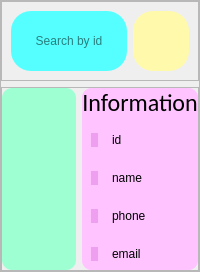
     <widget class="QFrame" name="left_container">
      <property name="sizePolicy">
       <sizepolicy hsizetype="MinimumExpanding" vsizetype="Preferred">
        <horstretch>0</horstretch>
        <verstretch>0</verstretch>
       </sizepolicy>
      </property>
      <property name="minimumSize">
       <size>
        <width>0</width>
        <height>0</height>
       </size>
      </property>
      <property name="maximumSize">
       <size>
        <width>800</width>
        <height>16777215</height>
       </size>
      </property>
      <property name="frameShape">
       <enum>QFrame::StyledPanel</enum>
      </property>
      <property name="frameShadow">
       <enum>QFrame::Raised</enum>
      </property>
      <layout class="QVBoxLayout" name="verticalLayout">
       <property name="leftMargin">
        <number>0</number>
       </property>
       <property name="topMargin">
        <number>0</number>
       </property>
       <property name="rightMargin">
        <number>0</number>
       </property>
       <property name="bottomMargin">
        <number>0</number>
       </property>
       <item>
        <widget class="QFrame" name="search_bar_container">
         <property name="sizePolicy">
          <sizepolicy hsizetype="Preferred" vsizetype="Maximum">
           <horstretch>0</horstretch>
           <verstretch>0</verstretch>
          </sizepolicy>
         </property>
         <property name="minimumSize">
          <size>
           <width>0</width>
           <height>80</height>
          </size>
         </property>
         <property name="maximumSize">
          <size>
           <width>16777215</width>
           <height>16777215</height>
          </size>
         </property>
         <property name="frameShape">
          <enum>QFrame::StyledPanel</enum>
         </property>
         <property name="frameShadow">
          <enum>QFrame::Raised</enum>
         </property>
         <layout class="QHBoxLayout" name="horizontalLayout_2">
          <item>
           <widget class="QLineEdit" name="search_input_field">
            <property name="sizePolicy">
             <sizepolicy hsizetype="Expanding" vsizetype="Minimum">
              <horstretch>0</horstretch>
              <verstretch>0</verstretch>
             </sizepolicy>
            </property>
            <property name="styleSheet">
             <string notr="true">font: 14pt &quot;Calibri&quot;; background-color:rgb(85, 255, 255); border-radius: 20px</string>
            </property>
            <property name="text">
             <string/>
            </property>
            <property name="alignment">
             <set>Qt::AlignCenter</set>
            </property>
            <property name="placeholderText">
             <string>Search by id</string>
            </property>
            <property name="clearButtonEnabled">
             <bool>true</bool>
            </property>
           </widget>
          </item>
          <item>
           <widget class="QPushButton" name="search_button">
            <property name="sizePolicy">
             <sizepolicy hsizetype="Preferred" vsizetype="Minimum">
              <horstretch>0</horstretch>
              <verstretch>0</verstretch>
             </sizepolicy>
            </property>
            <property name="minimumSize">
             <size>
              <width>56</width>
              <height>0</height>
             </size>
            </property>
            <property name="styleSheet">
             <string notr="true">border-radius:20px; background-color:rgb(255, 250, 171)</string>
            </property>
            <property name="text">
             <string/>
            </property>
            <property name="icon">
             <iconset resource="icons.qrc">
              <normaloff>:/icons/icons/search.svg</normaloff>:/icons/icons/search.svg</iconset>
            </property>
            <property name="checkable">
             <bool>true</bool>
            </property>
            <property name="checked">
             <bool>true</bool>
            </property>
            <property name="autoDefault">
             <bool>false</bool>
            </property>
            <property name="default">
             <bool>false</bool>
            </property>
            <property name="flat">
             <bool>false</bool>
            </property>
           </widget>
          </item>
         </layout>
        </widget>
       </item>
       <item>
        <widget class="QFrame" name="search_result_container">
         <property name="frameShape">
          <enum>QFrame::StyledPanel</enum>
         </property>
         <property name="frameShadow">
          <enum>QFrame::Raised</enum>
         </property>
         <layout class="QHBoxLayout" name="horizontalLayout_3">
          <property name="leftMargin">
           <number>0</number>
          </property>
          <property name="topMargin">
           <number>0</number>
          </property>
          <property name="rightMargin">
           <number>0</number>
          </property>
          <property name="bottomMargin">
           <number>0</number>
          </property>
          <item>
           <widget class="QWidget" name="profile_pic_container" native="true">
            <property name="minimumSize">
             <size>
              <width>0</width>
              <height>0</height>
             </size>
            </property>
            <property name="maximumSize">
             <size>
              <width>500</width>
              <height>16777215</height>
             </size>
            </property>
            <property name="styleSheet">
             <string notr="true">background-color: rgb(157, 255, 210); border-radius:10px</string>
            </property>
            <layout class="QVBoxLayout" name="verticalLayout_3">
             <item>
              <widget class="QFrame" name="frame_9">
               <property name="frameShape">
                <enum>QFrame::StyledPanel</enum>
               </property>
               <property name="frameShadow">
                <enum>QFrame::Raised</enum>
               </property>
              </widget>
             </item>
             <item>
              <widget class="QFrame" name="frame_10">
               <property name="styleSheet">
                <string notr="true">border-radius:200px</string>
               </property>
               <property name="frameShape">
                <enum>QFrame::StyledPanel</enum>
               </property>
               <property name="frameShadow">
                <enum>QFrame::Raised</enum>
               </property>
               <layout class="QVBoxLayout" name="verticalLayout_5">
                <property name="leftMargin">
                 <number>0</number>
                </property>
                <property name="topMargin">
                 <number>0</number>
                </property>
                <property name="rightMargin">
                 <number>0</number>
                </property>
                <property name="bottomMargin">
                 <number>0</number>
                </property>
                <item>
                 <widget class="QLabel" name="big_pic_container">
                  <property name="sizePolicy">
                   <sizepolicy hsizetype="Preferred" vsizetype="Preferred">
                    <horstretch>0</horstretch>
                    <verstretch>0</verstretch>
                   </sizepolicy>
                  </property>
                  <property name="maximumSize">
                   <size>
                    <width>16777215</width>
                    <height>400</height>
                   </size>
                  </property>
                  <property name="frameShape">
                   <enum>QFrame::NoFrame</enum>
                  </property>
                  <property name="text">
                   <string/>
                  </property>
                  <property name="pixmap">
                   <pixmap>images/maxresdefault.jpg</pixmap>
                  </property>
                  <property name="scaledContents">
                   <bool>true</bool>
                  </property>
                 </widget>
                </item>
               </layout>
              </widget>
             </item>
             <item>
              <widget class="QFrame" name="frame_8">
               <property name="frameShape">
                <enum>QFrame::StyledPanel</enum>
               </property>
               <property name="frameShadow">
                <enum>QFrame::Raised</enum>
               </property>
              </widget>
             </item>
            </layout>
           </widget>
          </item>
          <item>
           <widget class="QWidget" name="info_container" native="true">
            <property name="styleSheet">
             <string notr="true">border-radius: 10px; 
font: 14pt &quot;Calibri&quot;;
background-color: rgb(255, 196, 255);</string>
            </property>
            <layout class="QVBoxLayout" name="verticalLayout_4">
             <property name="leftMargin">
              <number>0</number>
             </property>
             <property name="topMargin">
              <number>0</number>
             </property>
             <property name="rightMargin">
              <number>0</number>
             </property>
             <property name="bottomMargin">
              <number>0</number>
             </property>
             <item>
              <widget class="QLabel" name="info_label">
               <property name="font">
                <font>
                 <family>Calibri</family>
                 <pointsize>18</pointsize>
                 <weight>50</weight>
                 <italic>false</italic>
                 <bold>false</bold>
                </font>
               </property>
               <property name="layoutDirection">
                <enum>Qt::LeftToRight</enum>
               </property>
               <property name="styleSheet">
                <string notr="true">font: 18pt &quot;Calibri&quot;;</string>
               </property>
               <property name="text">
                <string>Information</string>
               </property>
               <property name="alignment">
                <set>Qt::AlignCenter</set>
               </property>
               <property name="wordWrap">
                <bool>false</bool>
               </property>
              </widget>
             </item>
             <item>
              <widget class="QFrame" name="frame_4">
               <property name="frameShape">
                <enum>QFrame::StyledPanel</enum>
               </property>
               <property name="frameShadow">
                <enum>QFrame::Raised</enum>
               </property>
               <layout class="QHBoxLayout" name="horizontalLayout_6">
                <item>
                 <widget class="QLabel" name="id_icon">
                  <property name="sizePolicy">
                   <sizepolicy hsizetype="Maximum" vsizetype="Maximum">
                    <horstretch>0</horstretch>
                    <verstretch>0</verstretch>
                   </sizepolicy>
                  </property>
                  <property name="styleSheet">
                   <string notr="true">background-color: rgb(239, 159, 239)</string>
                  </property>
                  <property name="text">
                   <string/>
                  </property>
                  <property name="pixmap">
                   <pixmap resource="icons.qrc">:/icons/icons/face-id.svg</pixmap>
                  </property>
                  <property name="alignment">
                   <set>Qt::AlignCenter</set>
                  </property>
                  <property name="margin">
                   <number>10</number>
                  </property>
                 </widget>
                </item>
                <item>
                 <widget class="QLabel" name="id_container">
                  <property name="text">
                   <string>id</string>
                  </property>
                  <property name="indent">
                   <number>8</number>
                  </property>
                 </widget>
                </item>
               </layout>
              </widget>
             </item>
             <item>
              <widget class="QFrame" name="frame_7">
               <property name="frameShape">
                <enum>QFrame::StyledPanel</enum>
               </property>
               <property name="frameShadow">
                <enum>QFrame::Raised</enum>
               </property>
               <layout class="QHBoxLayout" name="horizontalLayout_7">
                <item>
                 <widget class="QLabel" name="name_icon">
                  <property name="sizePolicy">
                   <sizepolicy hsizetype="Maximum" vsizetype="Maximum">
                    <horstretch>0</horstretch>
                    <verstretch>0</verstretch>
                   </sizepolicy>
                  </property>
                  <property name="styleSheet">
                   <string notr="true">background-color: rgb(239, 159, 239)</string>
                  </property>
                  <property name="text">
                   <string/>
                  </property>
                  <property name="pixmap">
                   <pixmap resource="icons.qrc">:/icons/icons/id.svg</pixmap>
                  </property>
                  <property name="alignment">
                   <set>Qt::AlignCenter</set>
                  </property>
                  <property name="margin">
                   <number>10</number>
                  </property>
                 </widget>
                </item>
                <item>
                 <widget class="QLabel" name="name_container">
                  <property name="text">
                   <string>name</string>
                  </property>
                  <property name="indent">
                   <number>8</number>
                  </property>
                 </widget>
                </item>
               </layout>
              </widget>
             </item>
             <item>
              <widget class="QFrame" name="frame_6">
               <property name="frameShape">
                <enum>QFrame::StyledPanel</enum>
               </property>
               <property name="frameShadow">
                <enum>QFrame::Raised</enum>
               </property>
               <layout class="QHBoxLayout" name="horizontalLayout_8">
                <item>
                 <widget class="QLabel" name="phone_icon">
                  <property name="sizePolicy">
                   <sizepolicy hsizetype="Maximum" vsizetype="Maximum">
                    <horstretch>0</horstretch>
                    <verstretch>0</verstretch>
                   </sizepolicy>
                  </property>
                  <property name="styleSheet">
                   <string notr="true">background-color: rgb(239, 159, 239)</string>
                  </property>
                  <property name="text">
                   <string/>
                  </property>
                  <property name="pixmap">
                   <pixmap resource="icons.qrc">:/icons/icons/phone.svg</pixmap>
                  </property>
                  <property name="scaledContents">
                   <bool>false</bool>
                  </property>
                  <property name="alignment">
                   <set>Qt::AlignCenter</set>
                  </property>
                  <property name="margin">
                   <number>10</number>
                  </property>
                 </widget>
                </item>
                <item>
                 <widget class="QLabel" name="phone_container">
                  <property name="text">
                   <string>phone</string>
                  </property>
                  <property name="indent">
                   <number>8</number>
                  </property>
                 </widget>
                </item>
               </layout>
              </widget>
             </item>
             <item>
              <widget class="QFrame" name="frame_5">
               <property name="frameShape">
                <enum>QFrame::StyledPanel</enum>
               </property>
               <property name="frameShadow">
                <enum>QFrame::Raised</enum>
               </property>
               <layout class="QHBoxLayout" name="horizontalLayout_9">
                <item>
                 <widget class="QLabel" name="email_icon">
                  <property name="sizePolicy">
                   <sizepolicy hsizetype="Maximum" vsizetype="Maximum">
                    <horstretch>0</horstretch>
                    <verstretch>0</verstretch>
                   </sizepolicy>
                  </property>
                  <property name="styleSheet">
                   <string notr="true">background-color: rgb(239, 159, 239)</string>
                  </property>
                  <property name="text">
                   <string/>
                  </property>
                  <property name="pixmap">
                   <pixmap resource="icons.qrc">:/icons/icons/mail.svg</pixmap>
                  </property>
                  <property name="alignment">
                   <set>Qt::AlignCenter</set>
                  </property>
                  <property name="margin">
                   <number>10</number>
                  </property>
                 </widget>
                </item>
                <item>
                 <widget class="QLabel" name="email_container">
                  <property name="text">
                   <string>email</string>
                  </property>
                  <property name="indent">
                   <number>8</number>
                  </property>
                 </widget>
                </item>
               </layout>
              </widget>
             </item>
            </layout>
           </widget>
          </item>
         </layout>
        </widget>
       </item>
      </layout>
     </widget>
